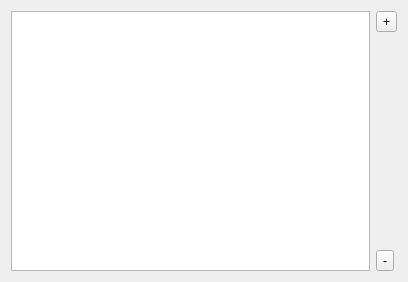
<?xml version="1.0" encoding="UTF-8"?>
<ui version="4.0">
 <class>Form</class>
 <widget class="QWidget" name="Form">
  <property name="geometry">
   <rect>
    <x>0</x>
    <y>0</y>
    <width>408</width>
    <height>282</height>
   </rect>
  </property>
  <property name="windowTitle">
   <string>Form</string>
  </property>
  <layout class="QHBoxLayout" name="horizontalLayout">
   <item>
    <widget class="QListWidget" name="list_strings">
     <property name="dragEnabled">
      <bool>true</bool>
     </property>
     <property name="dragDropMode">
      <enum>QAbstractItemView::InternalMove</enum>
     </property>
     <property name="selectionMode">
      <enum>QAbstractItemView::ExtendedSelection</enum>
     </property>
     <property name="selectionRectVisible">
      <bool>true</bool>
     </property>
    </widget>
   </item>
   <item>
    <layout class="QVBoxLayout" name="button_layout">
     <item>
      <widget class="QToolButton" name="button_add">
       <property name="text">
        <string>+</string>
       </property>
      </widget>
     </item>
     <item>
      <spacer name="verticalSpacer">
       <property name="orientation">
        <enum>Qt::Vertical</enum>
       </property>
       <property name="sizeHint" stdset="0">
        <size>
         <width>20</width>
         <height>40</height>
        </size>
       </property>
      </spacer>
     </item>
     <item>
      <widget class="QToolButton" name="button_remove">
       <property name="text">
        <string>-</string>
       </property>
      </widget>
     </item>
    </layout>
   </item>
  </layout>
 </widget>
 <resources/>
 <connections/>
</ui>
